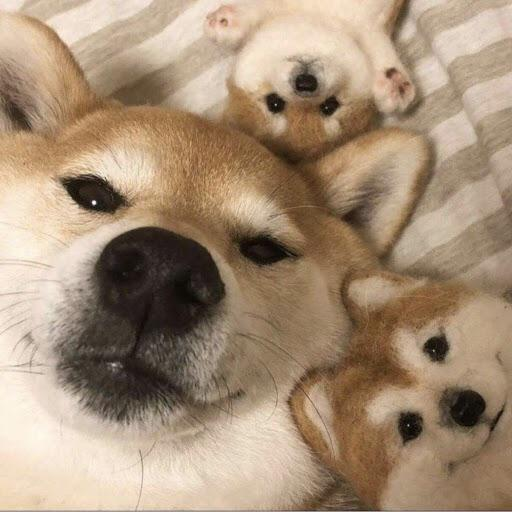
#> input picture day09/coby.jpg, 512 x 512 px, found by its file name
$ python p59_opencv.py
#> lines starting #> are read from the running program, lines starting #| are printed output that depends on the picture
# file: p59_opencv.py
# desc: OpenCV 활용

#Open CV 실시간 이미지 프로세싱 라이브러리
'''
>pip install opencv-python
'''
import cv2

# print(cv2.__version__) #Open CV 설치 확인용
image = cv2.imread('./day09/coby.jpg',cv2.IMREAD_UNCHANGED) #cv2.IMREAD_GRAYSCALE -> 칼라이미지를 흑백으로 변환
#> image is the input picture: shape (512, 512, 3); mean B, G, R 118.8, 142.7, 165.5
gray = cv2.cvtColor(image, cv2.COLOR_BGR2GRAY) # 원본을 흑백으로 변경
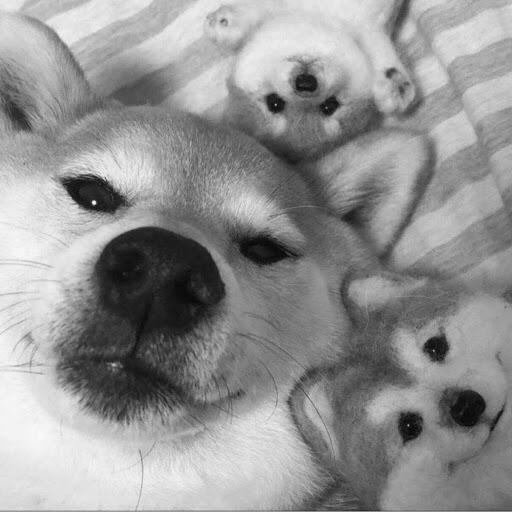
#> gray: shape (512, 512); min 1, max 253, mean 146.8

height,width,channel = image.shape
#> height = 512; width = 512; channel = 3
print(width, height, channel)
#| 512 512 3

sizeSmall = cv2.resize(image,(width//2, height//2))

# img_croppen= image[:(width//2), :(width//2)] # y축 ,x축
img_croppen= image[:, :(width//2)] # x축을 반으로 잘라 반만 나오도록
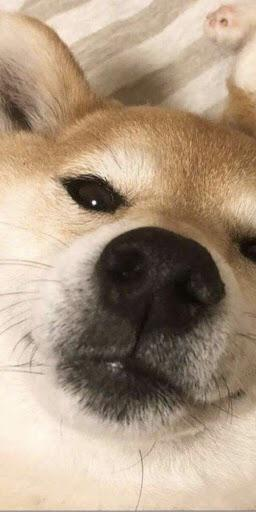
#> img_croppen: shape (512, 256, 3); mean B, G, R 130.2, 151.9, 172.5

cv2.imshow('Coby the Cat, color', image) # 원본
cv2.imshow('Reduced Coby',sizeSmall) # 반으로 줄인 사이즈
cv2.imshow('Coby the Cat, gray',gray) # 흑백
cv2.imshow('Half Coby', img_croppen)

cv2.waitKey(0)
cv2.destroyAllWindows()

$ run again, with day09/pytropical_beach.jpg copied over day09/coby.jpg
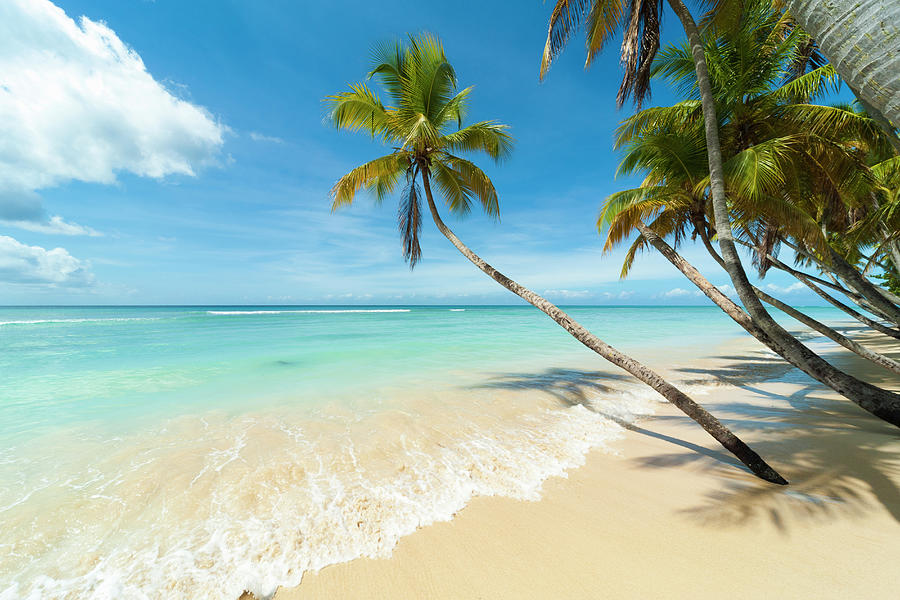
#> input picture day09/pytropical_beach.jpg, 900 x 600 px, found by its file name
#> image is the input picture: shape (600, 900, 3); mean B, G, R 172.2, 178.7, 150
#> `gray = cv2.cvtColor(image, cv2.COLOR_BGR2GRAY)`:
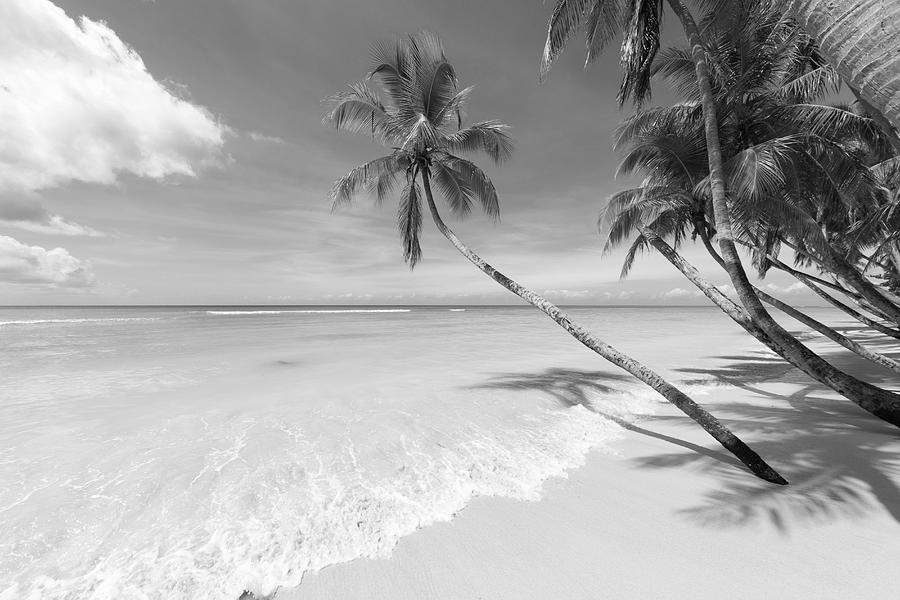
#> gray: shape (600, 900); min 0, max 255, mean 169.4
#| 900 600 3
#> `img_croppen= image[:, :(width//2)]`:
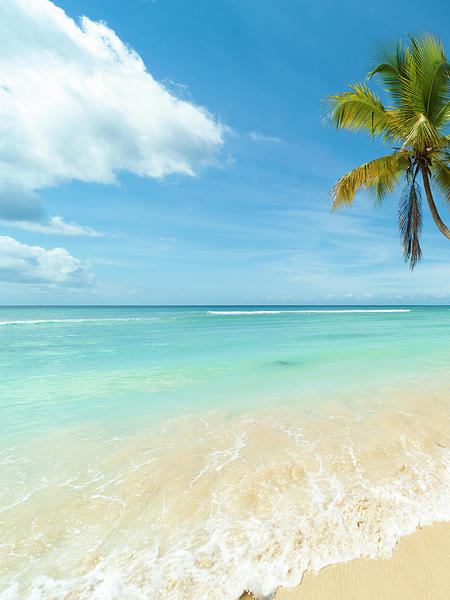
#> img_croppen: shape (600, 450, 3); mean B, G, R 205.2, 203.6, 164.6
